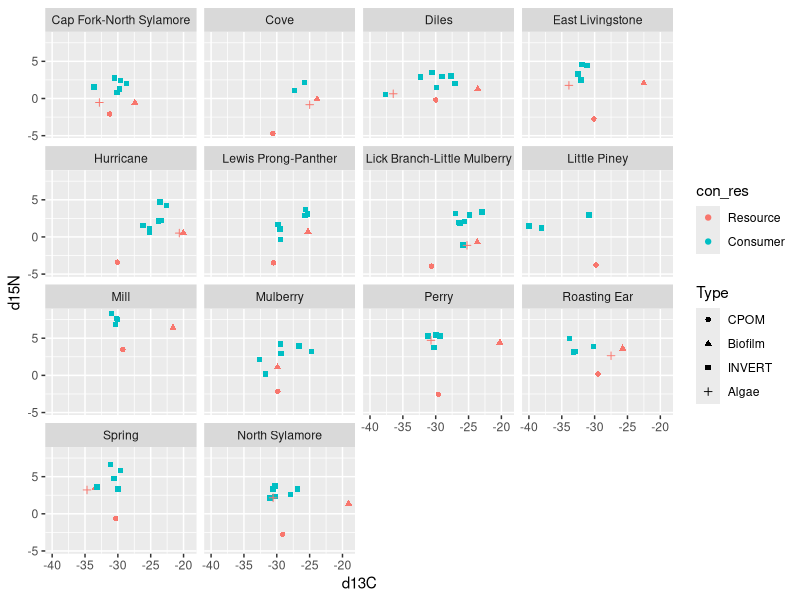

This chart was generated by the following R code: (Note: this script raises an error after producing the figure.)
## ---- chunk 1
knitr::opts_chunk$set(echo = TRUE)
library(here)
library(tidyverse)
library(readxl)
library(datawizard)

## ---- chunk 2

sia_master<-read_xlsx(here("analysis/data/raw_data/Ozarks_SIA_master.xlsx"))%>%
  select(Site, Type, Taxon, Sample, d15N,d13C, C_per,N_per,CN_mass_ratio)%>%
  filter(Site != "BLANK")%>%
  mutate(Acidified = as_factor(ifelse(str_detect(Type, "acid"), "Yes", "No")))%>%
  mutate(Type = as_factor(str_remove(Type,"-acid")))%>%
  mutate(Site = fct_collapse(Site,
                             `Cap Fork-North Sylamore` = c("Cap Fork", "Capfork"),
                             `Cove` = c("Cove", "Cove Creek"),
                             `East Livingstone` = c("E. Livingston", "E. Livingstone"),
                             `Lewis Prong-Panther` = c("Lewis Prong", "Lewis Prong Panther"),
                             `North Sylamore` = c("Sylvamore", "Sylamore"),
                             `Lick Branch-Little Mulberry` = "Lick Branch",
                             Spring = "Spring Creek"))%>%
  mutate(Taxon = fct_collapse(Taxon, 
                              Chloroperlidae = "ChloroPerlidae",
                              Heptageniidae = "Heptageniid",
                              Hydropsychidae = c("Hydropsychid","Hydropsyhid", "Hydrospychid", "Hydrospychidae"),
                              Corydalidae_Lg = c("Large Megaloptera", "Large_Megaloptera"),
                              Corydalidae_sm = c("Small Megaloptera", "Small_Megaloptera"),
                              Corydalidae_Lg = "Hellgrammite",
                              Heptageniidae = "Heptgeniid",
                              Oligochaete = "Oligachaete",
                              Physidae = "Physidaes",
                              Psephenidae = "Psephenis",
                              Tabanidae = c("Tabinid", "Tabanid"),
                              Tipulidae = "Tipulid",
                              `NA` = c("N/A", "NA")
                              ),
         Taxon = na_if(Taxon, "NA"),
         Taxon = fct_drop(Taxon,"NA"))




## ---- chunk 3

sia2<- sia_master%>%
  select(-Sample)%>%
  group_by(Site, Type,Taxon,Acidified)%>%
  summarize(d13C_uncorr = mean(d13C),
            d15N = mean(d15N),
            C_per_uncorr = mean(C_per),
            N_per = mean(N_per))

sia_acids <- sia2%>%
  filter(Acidified == "Yes")%>%
  rename(d13C_acid = d13C_uncorr,
         C_per_acid = C_per_uncorr)%>%
  select(Site, Type, Taxon, d13C_acid, C_per_acid)

sia <- sia2%>%
  filter(Acidified == "No")%>%
  select(-Acidified)%>%
  full_join(sia_acids, by = c("Site", "Type", "Taxon"))%>%
  ungroup()%>%
  mutate(d13C = ifelse(is.na(d13C_acid), d13C_uncorr, d13C_acid),
         C_per = ifelse(is.na(C_per_acid), C_per_uncorr, C_per_acid))%>%
  mutate(CN_molar = (C_per/N_per)*(14/12),
         con_res = fct_collapse(Type, 
                                Resource = c("Biofilm", "Algae", "CPOM", "FPOM"),
                                other_level = "Consumer"))



## ---- chunk 4
#distributions of resource values
sia_distros <- sia%>%
  select(d13C,d15N,N_per,C_per,CN_molar)%>%
  describe_distribution()

sia_distros

#simple mixing models

## ---- chunk 5
sia%>%
  filter(Type != "FPOM")%>%
  ggplot(aes(x = d13C, y = d15N, color = con_res, shape = Type))+
  geom_point()+
  facet_wrap(.~Site)

## ---- chunk 6

sia2<- sia_master%>%
  select(-Sample)%>%
  filter(Type != "FPOM")%>%
  group_by(Site, Type,Taxon,Acidified)%>%
  summarize(d13C_uncorr_mean = mean(d13C, na.rm = TRUE),
            C_per_uncorr = mean(C_per, na.rm = TRUE),
            N_per = mean(N_per, na.rm = TRUE),
            d15N_mean = mean(d15N, na.rm = TRUE),
            d13C_uncorr_sd = sd(d13C, na.rm = TRUE),
            d15N_sd = sd(d15N, na.rm = TRUE))

sia_acids <- sia2%>%
  filter(Acidified == "Yes")%>%
  rename(d13C_acid = d13C_uncorr_mean,
         C_per_acid = C_per_uncorr,
         d13C_acid_sd = d13C_uncorr_sd)%>%
  select(Site, Type, Taxon, d13C_acid, C_per_acid,d13C_acid_sd)

sia_sources <- sia2%>%
  filter(Acidified == "No")%>%
  select(-Acidified)%>%
  full_join(sia_acids, by = c("Site", "Type", "Taxon"))%>%
  ungroup()%>%
  mutate(d13C_mean = ifelse(is.na(d13C_acid), d13C_uncorr_mean, d13C_acid),
         d13C_sd = ifelse(is.na(d13C_acid), d13C_uncorr_sd, d13C_acid_sd),
         C_per = ifelse(is.na(C_per_acid), C_per_uncorr, C_per_acid))%>%
  mutate(CN_molar = (C_per/N_per)*(14/12),
         con_res = fct_collapse(Type, 
                                Resource = c("Biofilm", "Algae", "CPOM", "FPOM"),
                                other_level = "Consumer"))%>%
  filter(Type != "INVERT", Type != "Biofilm")%>%
  #filter(Type != "INVERT")%>%
  select(Site, Type, d13C_mean, d15N_mean, d13C_sd, d15N_sd)





## ---- chunk 7

#none of the inverts needed acidification
sia_targets <- sia_master%>%
  filter(Type == "INVERT")%>%
  select(Site, Taxon, d13C, d15N, C_per, N_per)%>%
  filter(!is.na(d13C))%>%
  mutate(Taxon = as_factor(Taxon))

## ---- chunk 8
sia_targets_CF <- sia_targets%>%
  filter(Site == "Cap Fork-North Sylamore")|>
  mutate(Taxon = as.character(Taxon))
sia_targets_CF$Taxon

sia_sources_CF <- sia_sources%>%
  filter(Site == "Cap Fork-North Sylamore")

sia_targets_CF <- sia_targets%>%
  filter(Site == "Roasting Ear")|>
  mutate(Taxon = as.character(Taxon))
sia_targets_CF$Taxon

sia_sources_CF <- sia_sources%>%
  filter(Site == "Roasting Ear")

## ---- chunk 9
CF_simmr = simmr_load(mixtures = sia_targets_CF[, 3:4],
                         source_names = as.character(sia_sources_CF$Type),
                         source_means = as.matrix(sia_sources_CF[,3:4]),
                         source_sds = as.matrix(sia_sources_CF[,5:6]),
                        # correction_means = as.matrix(TEFs[,2:3]),
                        # correction_sds = as.matrix(TEFs[,4:5]),
                        # concentration_means = as.matrix(concdep[,2:3]),
                         group = sia_targets_CF$Taxon
                      )

## ---- chunk 10
plot(CF_simmr)

## ---- chunk 11
simmr_out_cf <- simmr_mcmc(CF_simmr)

summary(simmr_out_cf, type = "diagnostics")
post_pred_cf <- posterior_predictive(simmr_out_cf)
post_pred_cf
## ---- chunk 12
summary(simmr_out_cf, type = "quantiles", group = 2)
plot(simmr_out_cf,type = "matrix")
compare_groups(simmr_out_cf, source = "Algae", groups = seq(1:length(unique(sia_targets_CF$Taxon))))
